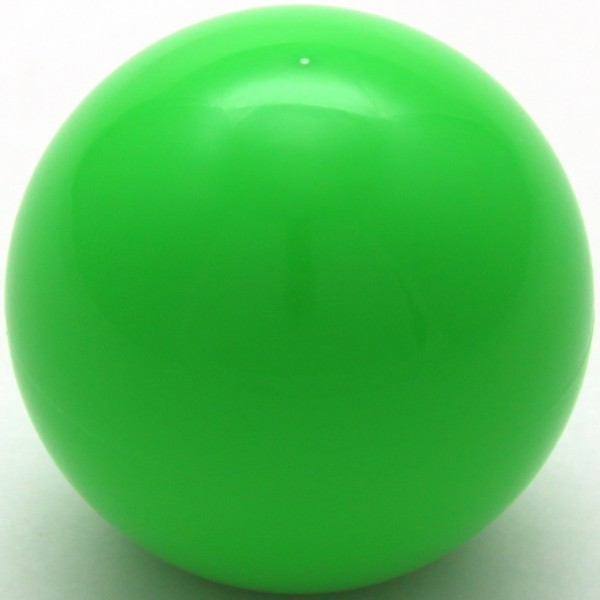
#> input picture PyDrone/Project/CVTests/gimg.jpg, 600 x 600 px
$ python contour.py
#> lines starting #> are read from the running program, lines starting #| are printed output that depends on the picture; after the words box and inside, x2 and y2 are one past the last pixel; in counts of white or black regions, pixels touching at a corner belong together
import cv2
import numpy as np
import time

im = cv2.imread('gimg.jpg')
#> im is the input picture: shape (600, 600, 3); mean B, G, R 96.4, 189.7, 90.6
imgray = cv2.cvtColor(im, cv2.COLOR_RGB2GRAY)
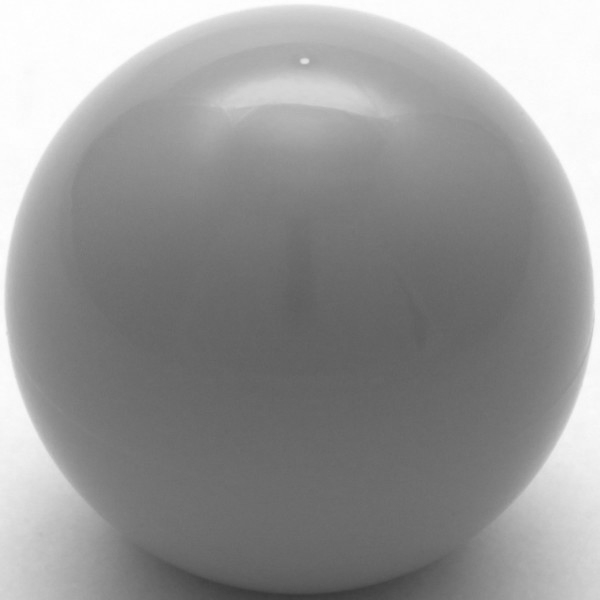
#> imgray: shape (600, 600); min 56, max 255, mean 150.5
ret,thresh = cv2.threshold(imgray,127,255,0)
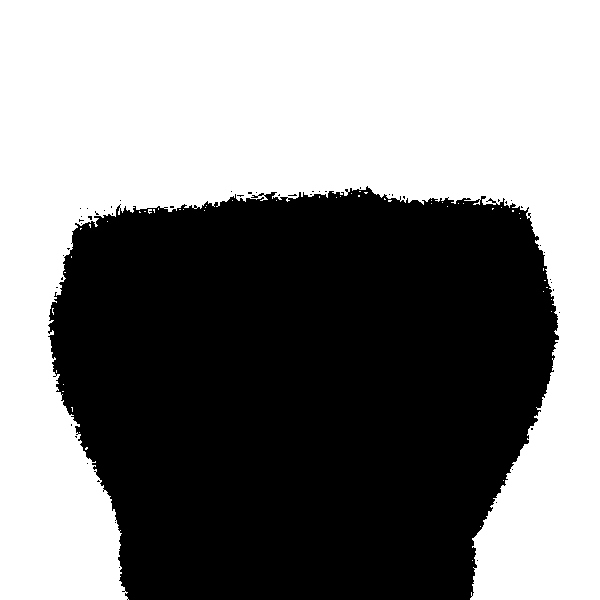
#> thresh: shape (600, 600); 51.3% white; 51 black regions (50 under 20 px)
contours, hierarchy = cv2.findContours(thresh,cv2.RETR_TREE,cv2.CHAIN_APPROX_SIMPLE)
#> contours = 124 contours, 120 with area under 20; largest, box (x1, y1, x2, y2) and area: (0, 0, 600, 600) 182838, (487, 197, 497, 204) 26, (250, 194, 259, 199) 24, (287, 193, 298, 197) 20
c = cv2.drawContours(im, contours, -1, (0,255,0), 3)
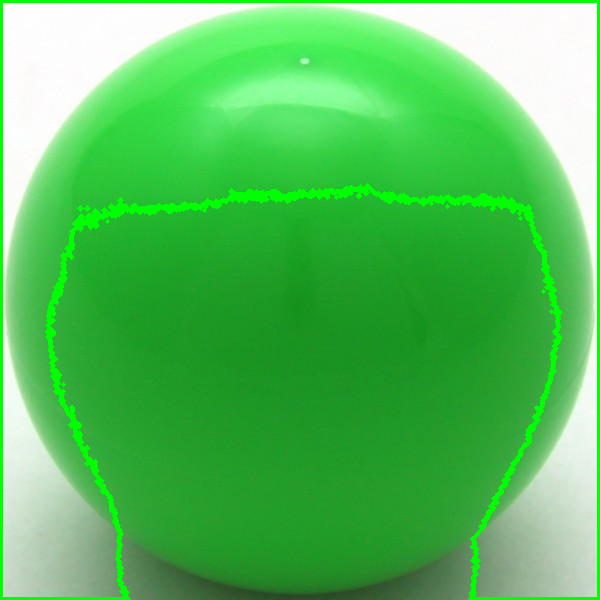
#> c: shape (600, 600, 3); mean B, G, R 90.8, 192, 85.2
cv2.imshow("Title of the little debug window", thresh)
time.sleep(3)

$ run again, with PyDrone/Project/CVTests/red-ball.jpg copied over PyDrone/Project/CVTests/gimg.jpg
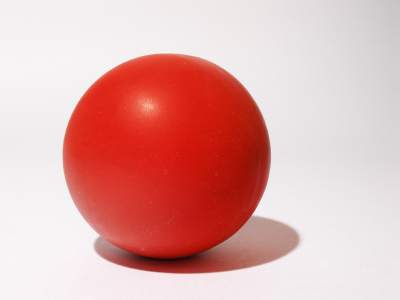
#> input picture PyDrone/Project/CVTests/red-ball.jpg, 400 x 300 px
#> im is the input picture: shape (300, 400, 3); mean B, G, R 171.5, 174.4, 224.6
#> `ret,thresh = cv2.threshold(imgray,127,255,0)`:
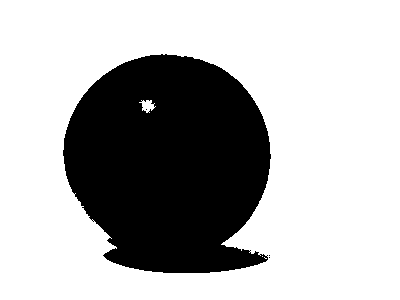
#> thresh: shape (300, 400); 70.4% white; 4 black regions (3 under 20 px)
#> contours = 12 contours, 9 with area under 20; largest, box (x1, y1, x2, y2) and area: (0, 0, 400, 300) 119301, (62, 53, 272, 274) 36057, (139, 100, 156, 113) 96
#> `c = cv2.drawContours(im, contours, -1, (0,255,0), 3)`:
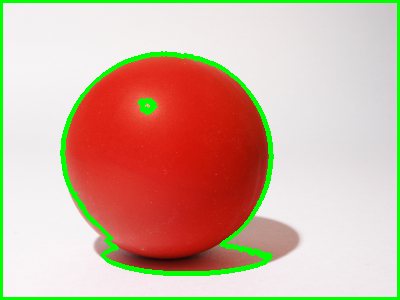
#> c: shape (300, 400, 3); mean B, G, R 158.9, 178.6, 209.6
